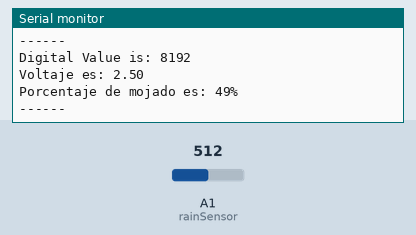
The sketch below on a simulated Arduino Zero (SAMD21). Shown: the last lines printed to the serial monitor. The inputs (shaded band) are chosen by the test bench; at power-on: A1 (rainSensor) = 512 (analog values on the 0–1023 scale).

Above: at 1.2 s.
1.3 s: A1 (rainSensor) set to 716
At 1.56 s:
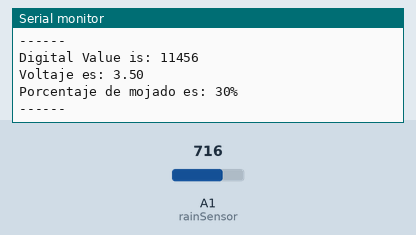
2.8 s: A1 (rainSensor) set to 900
At 2.96 s:
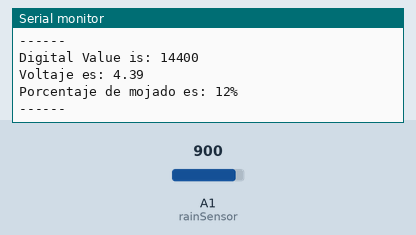
Timing chart, 0 to 5.8 s (numbered marks = the images above; inputs shaded):
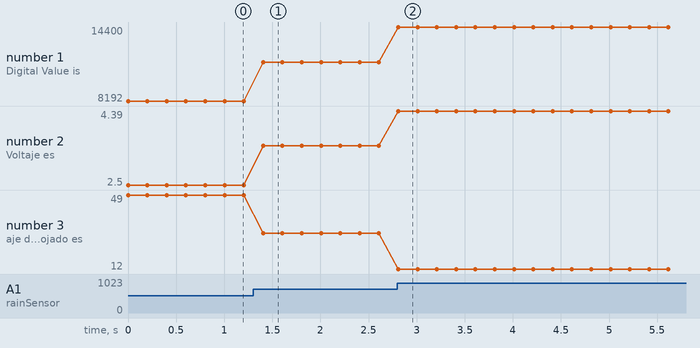

Measured:
- after the input at 1.3 s, the serial monitor: prints a new line after 0.10 s (image 1)
- after the input at 2.8 s, the serial monitor: prints a new line at once (image 2)
- plotted number 1: 8192 → 11456 after the input at 1.3 s, 11456 → 14400 after the input at 2.8 s
- plotted number 2: 2.5 → 3.5 after the input at 1.3 s, 3.5 → 4.39 after the input at 2.8 s
- plotted number 3: 49 → 30 after the input at 1.3 s, 30 → 12 after the input at 2.8 s

The sketch:

rainSensor.ino
```cpp
#define rainSensor A1

int rainValue = 0;
float rainVoltage = 0.0;
int rainVPercentage = 0;

void setup() {
  // put your setup code here, to run once:
  Serial.begin(115200);
  analogReadResolution(14);

}

void loop() {
  // put your main code here, to run repeatedly:
  rainValue = analogRead(rainSensor);
  Serial.print("Digital Value is: ");
  Serial.println(rainValue);
  Serial.print("Voltaje es: ");
  rainVoltage = ((rainValue * 5.0)/ 16384);
  Serial.println(rainVoltage);
  rainVPercentage = map(rainValue, 16383,0 , 0, 100); // 0 = está mojado, 16383 = está seco
  Serial.print("Porcentaje de mojado es: ");
  Serial.print(rainVPercentage);
  Serial.println("%");
  Serial.println("------");


  delay(200);
}
```
